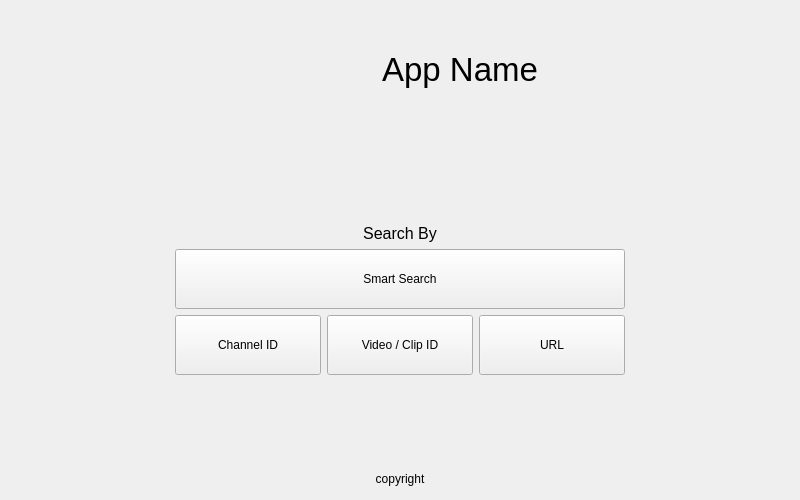
<?xml version="1.0" encoding="UTF-8"?>
<ui version="4.0">
 <class>Form</class>
 <widget class="QWidget" name="Form">
  <property name="geometry">
   <rect>
    <x>0</x>
    <y>0</y>
    <width>800</width>
    <height>500</height>
   </rect>
  </property>
  <property name="font">
   <font>
    <pointsize>9</pointsize>
   </font>
  </property>
  <property name="windowTitle">
   <string>Home</string>
  </property>
  <property name="locale">
   <locale language="English" country="UnitedStates"/>
  </property>
  <layout class="QVBoxLayout" name="FormLayout">
   <item alignment="Qt::AlignHCenter">
    <widget class="QWidget" name="appArea" native="true">
     <property name="sizePolicy">
      <sizepolicy hsizetype="Fixed" vsizetype="Fixed">
       <horstretch>0</horstretch>
       <verstretch>0</verstretch>
      </sizepolicy>
     </property>
     <layout class="QHBoxLayout" name="appAreaLayout">
      <property name="spacing">
       <number>20</number>
      </property>
      <item>
       <widget class="QLabel" name="appLogo">
        <property name="sizePolicy">
         <sizepolicy hsizetype="Fixed" vsizetype="Fixed">
          <horstretch>0</horstretch>
          <verstretch>0</verstretch>
         </sizepolicy>
        </property>
        <property name="minimumSize">
         <size>
          <width>100</width>
          <height>100</height>
         </size>
        </property>
        <property name="maximumSize">
         <size>
          <width>100</width>
          <height>100</height>
         </size>
        </property>
        <property name="pixmap">
         <pixmap>../img/logo.png</pixmap>
        </property>
        <property name="scaledContents">
         <bool>true</bool>
        </property>
        <property name="alignment">
         <set>Qt::AlignCenter</set>
        </property>
        <property name="margin">
         <number>10</number>
        </property>
       </widget>
      </item>
      <item>
       <widget class="QLabel" name="appName">
        <property name="sizePolicy">
         <sizepolicy hsizetype="Fixed" vsizetype="Fixed">
          <horstretch>0</horstretch>
          <verstretch>0</verstretch>
         </sizepolicy>
        </property>
        <property name="font">
         <font>
          <pointsize>25</pointsize>
         </font>
        </property>
        <property name="text">
         <string>App Name</string>
        </property>
        <property name="alignment">
         <set>Qt::AlignCenter</set>
        </property>
        <property name="margin">
         <number>10</number>
        </property>
       </widget>
      </item>
     </layout>
    </widget>
   </item>
   <item alignment="Qt::AlignHCenter|Qt::AlignVCenter">
    <widget class="QWidget" name="searchMenuArea" native="true">
     <layout class="QVBoxLayout" name="searchMenuAreaLayout">
      <item>
       <widget class="QLabel" name="searchLabel">
        <property name="sizePolicy">
         <sizepolicy hsizetype="Preferred" vsizetype="Fixed">
          <horstretch>0</horstretch>
          <verstretch>0</verstretch>
         </sizepolicy>
        </property>
        <property name="minimumSize">
         <size>
          <width>0</width>
          <height>20</height>
         </size>
        </property>
        <property name="font">
         <font>
          <pointsize>12</pointsize>
         </font>
        </property>
        <property name="text">
         <string>Search By</string>
        </property>
        <property name="alignment">
         <set>Qt::AlignCenter</set>
        </property>
       </widget>
      </item>
      <item>
       <widget class="QPushButton" name="smartSearchButton">
        <property name="minimumSize">
         <size>
          <width>0</width>
          <height>60</height>
         </size>
        </property>
        <property name="text">
         <string>Smart Search</string>
        </property>
       </widget>
      </item>
      <item>
       <widget class="QWidget" name="searchModeArea" native="true">
        <property name="sizePolicy">
         <sizepolicy hsizetype="Fixed" vsizetype="Fixed">
          <horstretch>0</horstretch>
          <verstretch>0</verstretch>
         </sizepolicy>
        </property>
        <property name="minimumSize">
         <size>
          <width>450</width>
          <height>60</height>
         </size>
        </property>
        <layout class="QHBoxLayout" name="searchModeAreaLayout">
         <property name="leftMargin">
          <number>0</number>
         </property>
         <property name="topMargin">
          <number>0</number>
         </property>
         <property name="rightMargin">
          <number>0</number>
         </property>
         <property name="bottomMargin">
          <number>0</number>
         </property>
         <item>
          <widget class="QPushButton" name="channelSearchButton">
           <property name="sizePolicy">
            <sizepolicy hsizetype="Minimum" vsizetype="Minimum">
             <horstretch>0</horstretch>
             <verstretch>0</verstretch>
            </sizepolicy>
           </property>
           <property name="text">
            <string>Channel ID</string>
           </property>
          </widget>
         </item>
         <item>
          <widget class="QPushButton" name="videoClipSearchButton">
           <property name="sizePolicy">
            <sizepolicy hsizetype="Minimum" vsizetype="Minimum">
             <horstretch>0</horstretch>
             <verstretch>0</verstretch>
            </sizepolicy>
           </property>
           <property name="text">
            <string>Video / Clip ID</string>
           </property>
          </widget>
         </item>
         <item>
          <widget class="QPushButton" name="urlSearchButton">
           <property name="sizePolicy">
            <sizepolicy hsizetype="Minimum" vsizetype="Minimum">
             <horstretch>0</horstretch>
             <verstretch>0</verstretch>
            </sizepolicy>
           </property>
           <property name="text">
            <string>URL</string>
           </property>
          </widget>
         </item>
        </layout>
       </widget>
      </item>
     </layout>
    </widget>
   </item>
   <item>
    <widget class="QLabel" name="copyright">
     <property name="sizePolicy">
      <sizepolicy hsizetype="Preferred" vsizetype="Fixed">
       <horstretch>0</horstretch>
       <verstretch>0</verstretch>
      </sizepolicy>
     </property>
     <property name="minimumSize">
      <size>
       <width>0</width>
       <height>20</height>
      </size>
     </property>
     <property name="text">
      <string>copyright</string>
     </property>
     <property name="alignment">
      <set>Qt::AlignCenter</set>
     </property>
    </widget>
   </item>
  </layout>
 </widget>
 <resources/>
 <connections/>
</ui>
